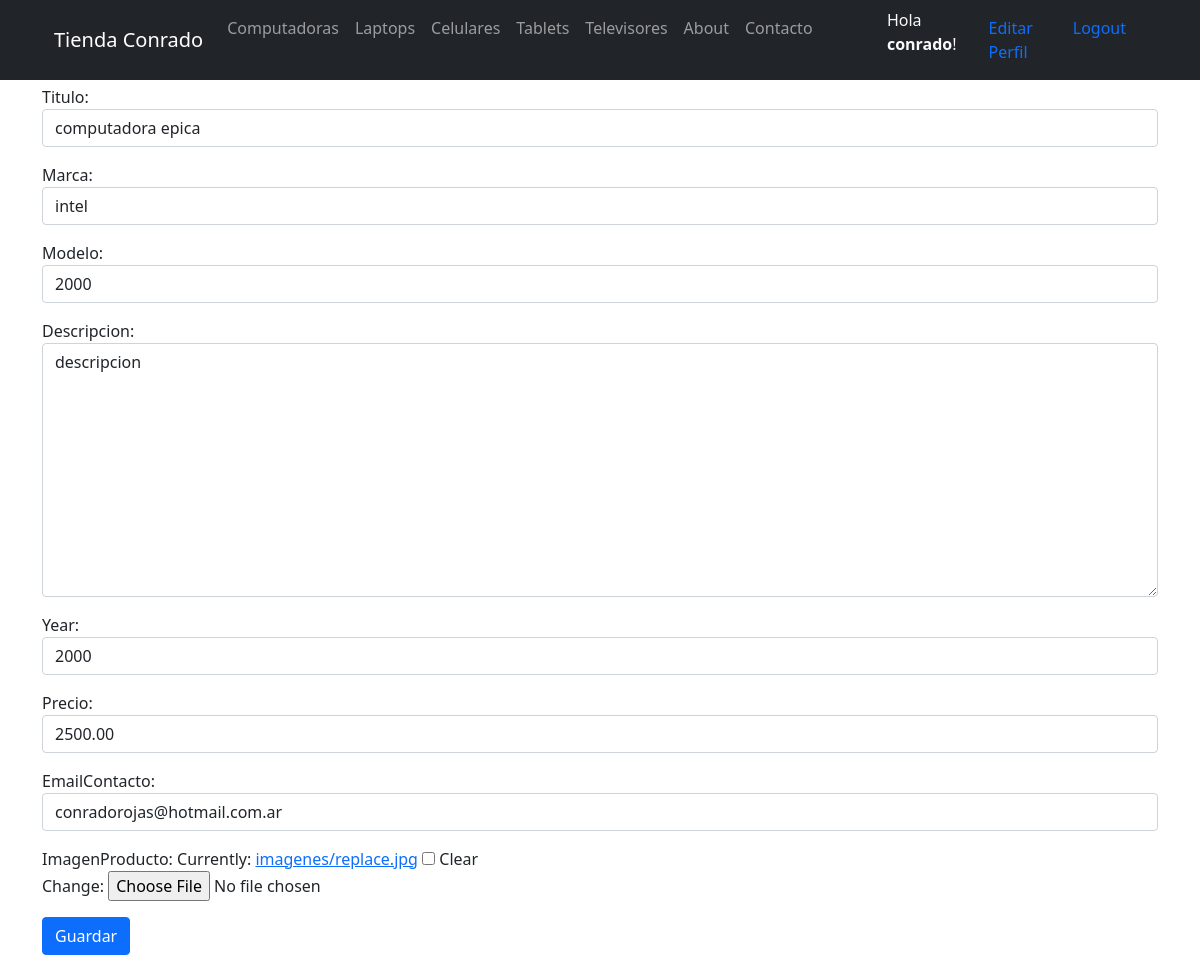
The app's page /editarComputadora/1/ (signed in) with its own data.
### Productos/models.py (models this page shows, shortened)
class Productos(models.Model):
    Seleccion = (
    ('computadora','Computadora'),
    ('laptops', 'Laptops'),
    ('celulares','Celulares'),
    ('tablets','Tablets'),
    ('televisores','Televisores'),
    )
    usuario = models.ForeignKey(User, on_delete=models.CASCADE, null=True, blank=True)
    titulo = models.CharField(max_length=200, null=True)
    producto = models.CharField(max_length=15, choices=Seleccion, default='computadora')
    marca = models.CharField(max_length=40, null=True)
    modelo = models.CharField(max_length=40, null=True)
    descripcion = models.TextField(null=True, blank=True)
    year = models.IntegerField(null=True)
    precio = models.DecimalField(max_digits=10, decimal_places=2)
    fechaPublicacion = models.DateTimeField(auto_now_add=True, null=True),
    emailContacto = models.EmailField(null=True)
    imagenProducto = models.ImageField(null=True, blank=True, upload_to="imagenes/")
    class Meta:
        ordering = ['usuario' ]

### Productos/views.py (the view)
# urls.py: path('editarComputadora/<int:pk>/', editarComputadora.as_view(), name='editarComputadora'),
class editarComputadora(LoginRequiredMixin, UpdateView):
    model = Productos
    form_class = ActualizarProducto
    success_url = reverse_lazy('inicio')
    context_object_name = 'computadora'
    template_name = 'editarComputadora.html'

### Productos/forms.py
class ActualizarProducto(forms.ModelForm):
    class Meta:
        model = Productos
        fields = ('titulo', 'marca', 'modelo', 'descripcion', 'year', 'precio', 'emailContacto', 'imagenProducto')
        widgets = {
            'titulo' : forms.TextInput(attrs={'class': 'form-control'}),
            'marca' : forms.TextInput(attrs={'class': 'form-control'}),
            'modelo' : forms.TextInput(attrs={'class': 'form-control'}),
            'descripcion' : forms.Textarea(attrs={'class': 'form-control'}),
            'year' : forms.TextInput(attrs={'class': 'form-control'}),
            'precio' : forms.TextInput(attrs={'class': 'form-control'}),
            'emailContacto' : forms.TextInput(attrs={'class': 'form-control'}),
        }

### Tienda/templates/editarComputadora.html (shortened to what this page needs)
{% extends 'index.html' %}
{% block content %}
<br>
<br>
<div class="container">
    <h4>Editar computadora</h4>
</div>
<div class="container">
    <div class="form-group">
        <form method="post" enctype="multipart/form-data">{% csrf_token %}
            {{ form.as_p }}
            <button type="submit" class="btn btn-primary">Guardar</button>
        </form>
    </div>
</div>
<br>
{% endblock %}

### Tienda/templates/index.html (shortened to what this page needs)
{% load static %}
<!DOCTYPE html>
<html lang="en">
    <head>
        <link href="{% static 'css/styles.css' %}" rel="stylesheet" />
    </head>
    <body id="page-top">
        <nav class="navbar navbar-expand-lg navbar-dark bg-dark fixed-top" id="mainNav">
            <div class="container px-4">
                <a class="navbar-brand" href="/"> Tienda Conrado </a>
                <div class="collapse navbar-collapse" id="navbarResponsive">
                    <ul class="navbar-nav ms-auto">
                        <li class="nav-item"><a class="nav-link" href="/ComputadorasLista/">Computadoras</a></li>
                        <li class="nav-item"><a class="nav-link" href="/LaptopsLista/">Laptops</a></li>
                        <li class="nav-item"><a class="nav-link" href="/CelularesLista/">Celulares</a></li>
                        <li class="nav-item"><a class="nav-link" href="/TabletsLista/">Tablets</a></li>
                        <li class="nav-item"><a class="nav-link" href="/TelevisoresLista/">Televisores</a></li>
                        <li class="nav-item"><a class="nav-link" href="/about/">About</a></li>
                        <li class="nav-item"><a class="nav-link" href="/contacto/">Contacto</a></li>
                        <div class="container"></div>
                        {% if request.user.is_authenticated %}
                        <div class="container">
                        <li class="nav-item">
                          <span class="text-light"> Hola <strong>{{request.user.first_name}}</strong>!</span>
                        </li>
                        </div>
                        <div class="container">
                        <li class="nav-item">
                            <a class="nav-link" href="/editarPerfil/"><span class="text-primary">Editar Perfil</span></a>
                        </li>
                        </div>
                        <div class="container">
                        <li class="nav-item">
                          <a class="nav-link" href="/Logout/"><span class="text-primary">Logout</span></a>
                        </li>
                        </div>
                      {% endif %}
                    </ul>
                </div>
            </div>
        </nav>
        {% block content %}{% endblock %}

### records on screen
Productos: titulo "computadora epica", marca "intel", modelo "2000", descripcion "descripcion", year "2000", precio "2500.00", emailContacto "conradorojas@hotmail.com.ar"

### other values on screen
{{ request.user.first_name }} "conrado"
